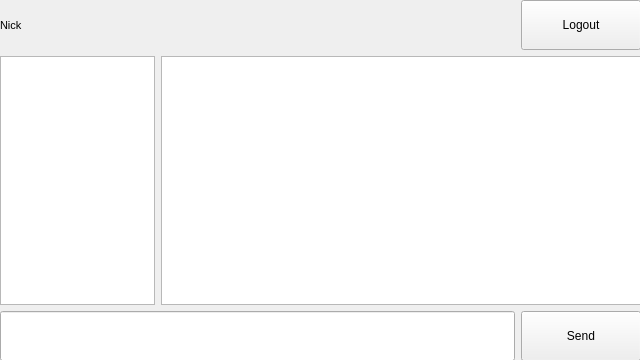
<?xml version="1.0" encoding="UTF-8"?>
<ui version="4.0">
 <class>ChatView</class>
 <widget class="QWidget" name="ChatView">
  <property name="geometry">
   <rect>
    <x>0</x>
    <y>0</y>
    <width>640</width>
    <height>360</height>
   </rect>
  </property>
  <property name="sizePolicy">
   <sizepolicy hsizetype="Fixed" vsizetype="Fixed">
    <horstretch>0</horstretch>
    <verstretch>0</verstretch>
   </sizepolicy>
  </property>
  <property name="minimumSize">
   <size>
    <width>640</width>
    <height>360</height>
   </size>
  </property>
  <property name="maximumSize">
   <size>
    <width>640</width>
    <height>360</height>
   </size>
  </property>
  <property name="windowTitle">
   <string>Form</string>
  </property>
  <widget class="QWidget" name="verticalLayoutWidget">
   <property name="geometry">
    <rect>
     <x>0</x>
     <y>0</y>
     <width>641</width>
     <height>361</height>
    </rect>
   </property>
   <layout class="QVBoxLayout" name="verticalLayoutMain">
    <property name="sizeConstraint">
     <enum>QLayout::SetMaximumSize</enum>
    </property>
    <item>
     <layout class="QHBoxLayout" name="horizontalLayoutTitleBar" stretch="0,0">
      <property name="sizeConstraint">
       <enum>QLayout::SetNoConstraint</enum>
      </property>
      <item>
       <widget class="QLabel" name="labelTitle">
        <property name="sizePolicy">
         <sizepolicy hsizetype="Expanding" vsizetype="Preferred">
          <horstretch>0</horstretch>
          <verstretch>0</verstretch>
         </sizepolicy>
        </property>
        <property name="minimumSize">
         <size>
          <width>0</width>
          <height>50</height>
         </size>
        </property>
        <property name="font">
         <font>
          <pointsize>8</pointsize>
         </font>
        </property>
        <property name="text">
         <string>Nick</string>
        </property>
       </widget>
      </item>
      <item>
       <widget class="QPushButton" name="pushButtonLogout">
        <property name="minimumSize">
         <size>
          <width>120</width>
          <height>50</height>
         </size>
        </property>
        <property name="text">
         <string>Logout</string>
        </property>
       </widget>
      </item>
     </layout>
    </item>
    <item>
     <layout class="QHBoxLayout" name="horizontalLayout" stretch="0,0">
      <property name="sizeConstraint">
       <enum>QLayout::SetMaximumSize</enum>
      </property>
      <item>
       <widget class="QTextEdit" name="textEditUsers">
        <property name="sizePolicy">
         <sizepolicy hsizetype="Minimum" vsizetype="Expanding">
          <horstretch>0</horstretch>
          <verstretch>0</verstretch>
         </sizepolicy>
        </property>
        <property name="minimumSize">
         <size>
          <width>150</width>
          <height>0</height>
         </size>
        </property>
        <property name="readOnly">
         <bool>true</bool>
        </property>
       </widget>
      </item>
      <item>
       <widget class="QTextEdit" name="textEditMessages">
        <property name="minimumSize">
         <size>
          <width>480</width>
          <height>0</height>
         </size>
        </property>
        <property name="readOnly">
         <bool>true</bool>
        </property>
       </widget>
      </item>
     </layout>
    </item>
    <item>
     <layout class="QHBoxLayout" name="horizontalLayoutChatBox">
      <property name="sizeConstraint">
       <enum>QLayout::SetMaximumSize</enum>
      </property>
      <item>
       <widget class="QLineEdit" name="lineEditChatBox">
        <property name="minimumSize">
         <size>
          <width>0</width>
          <height>50</height>
         </size>
        </property>
        <property name="font">
         <font>
          <pointsize>8</pointsize>
         </font>
        </property>
       </widget>
      </item>
      <item>
       <widget class="QPushButton" name="pushButtonSend">
        <property name="minimumSize">
         <size>
          <width>120</width>
          <height>50</height>
         </size>
        </property>
        <property name="text">
         <string>Send</string>
        </property>
       </widget>
      </item>
     </layout>
    </item>
   </layout>
  </widget>
 </widget>
 <resources/>
 <connections/>
</ui>
